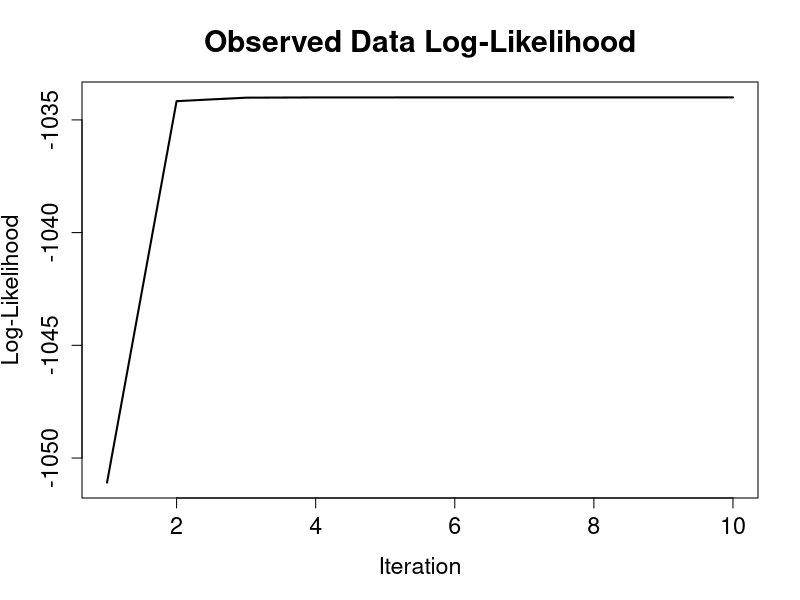
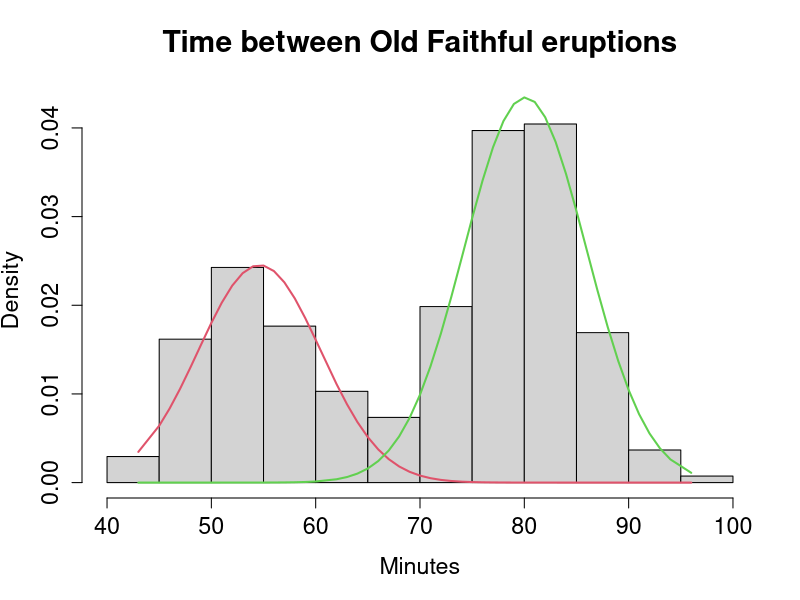
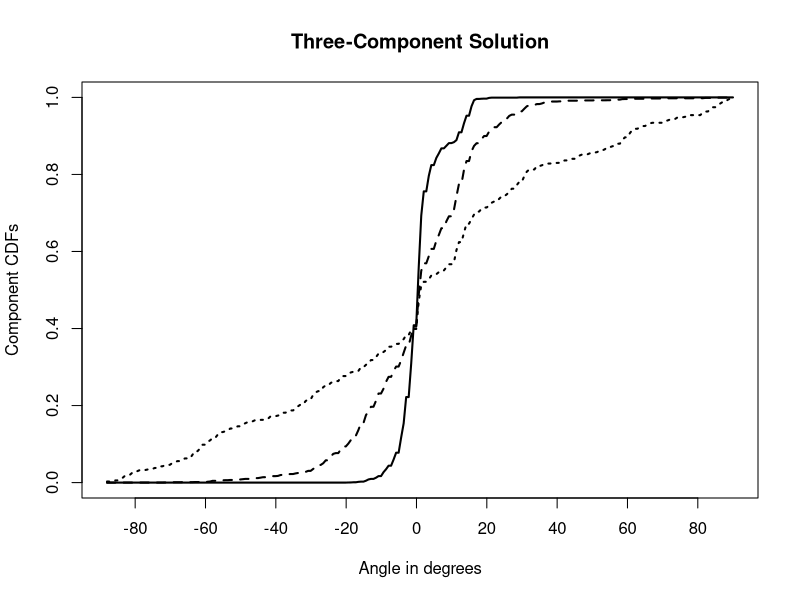
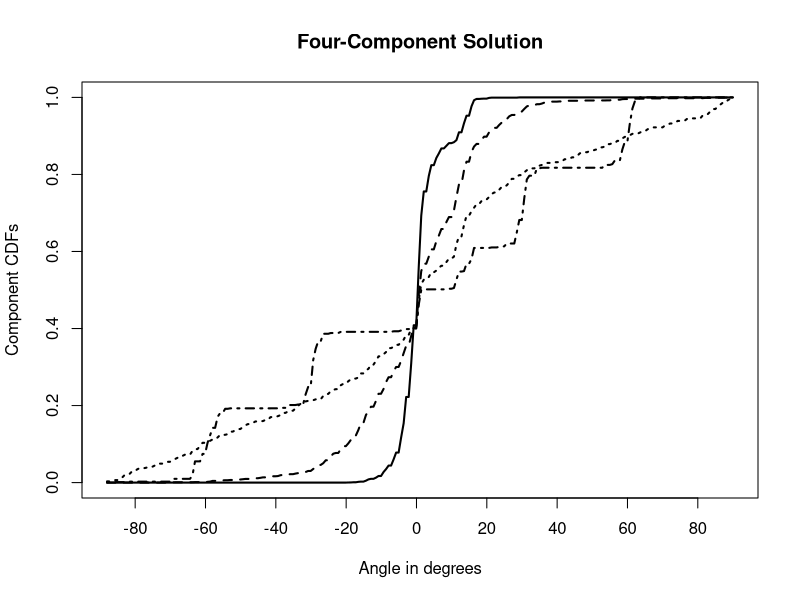
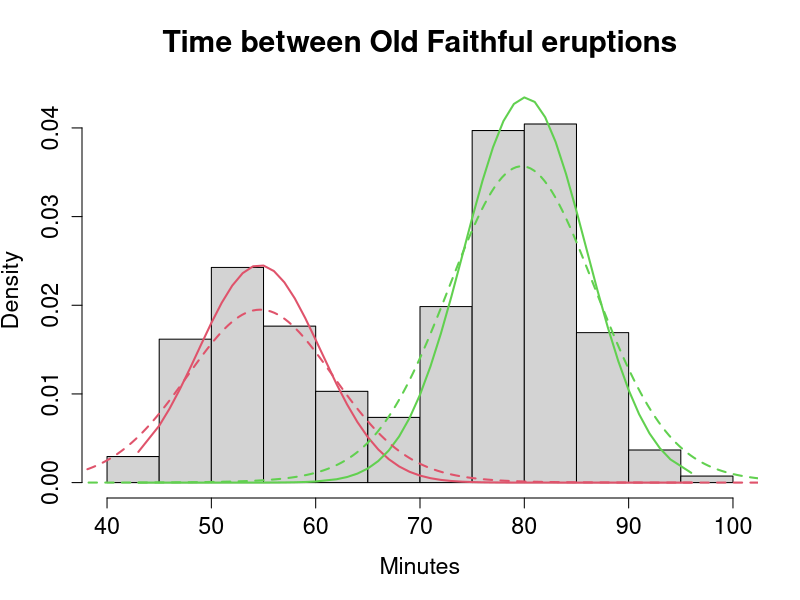
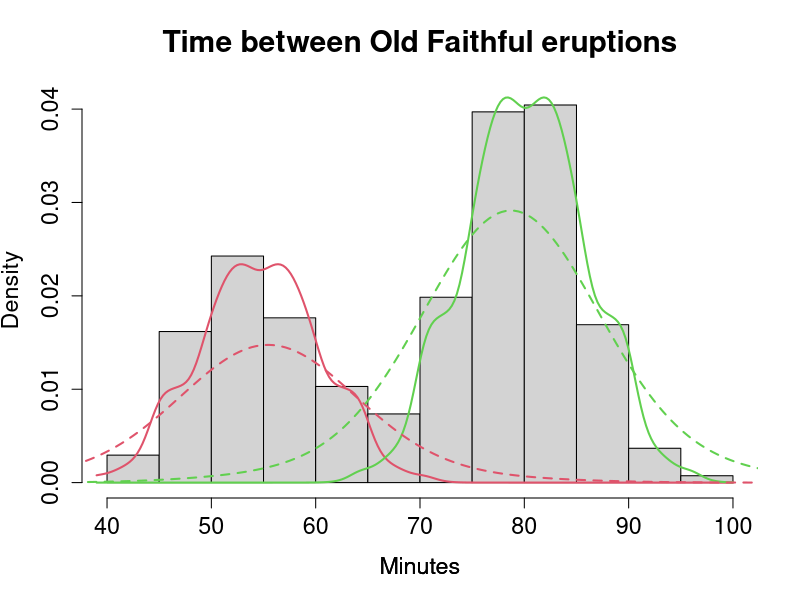
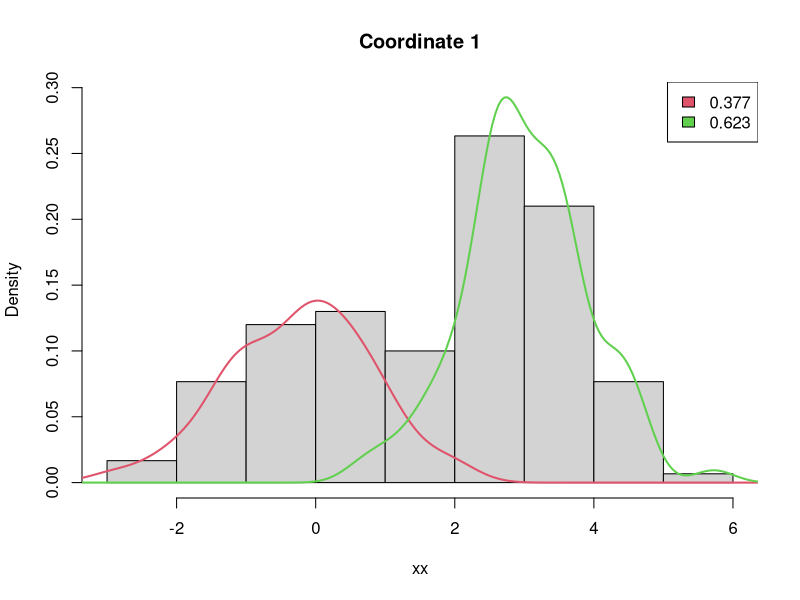
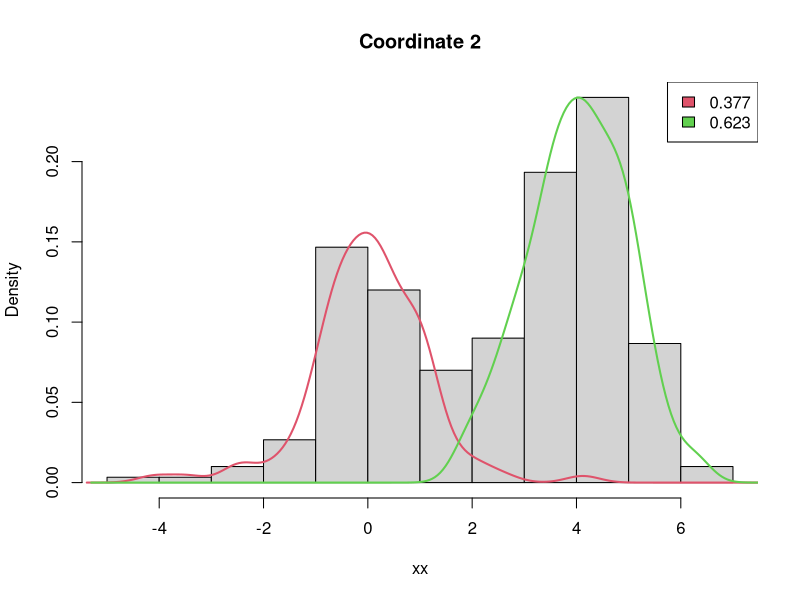

Write R code to recreate these figures, in order.
library("mixtools")

###### Section 2:  EM Algorithms for Finite Mixtures

attach(faithful)
wait1 <- normalmixEM(waiting, lambda = .5, mu = c(55, 80), sigma = 5)

plot(wait1, density = TRUE, cex.axis = 1.4, cex.lab = 1.4, cex.main = 1.8,
     main2 = "Time between Old Faithful eruptions", xlab2 = "Minutes")

wait1[c("lambda", "mu", "sigma")]

summary(wait1)

###### Section 3:  Cutpoint Methods

data("Waterdata")
cutpts <- 10.5 *(-6:6)
watermult <- makemultdata (Waterdata, cuts = cutpts)

set.seed(15)
theta4 <- matrix(runif(56), ncol=14)
theta3 <- theta4[1:3,]
mult3 <- multmixEM (watermult, lambda=rep (1, 3) / 3, theta = theta3)

cdf3 <- compCDF(Waterdata, mult3$posterior, lwd=2, lab=c(7, 5, 7),
  xlab="Angle in degrees",  ylab="Component CDFs",
  main="Three-Component Solution")
mult4 <- multmixEM (watermult, lambda=rep (1, 4) / 4, theta = theta4)

cdf4 <- compCDF(Waterdata, mult4$posterior, lwd=2, lab=c(7, 5, 7),
  xlab="Angle in degrees", ylab="Component CDFs", 
  main="Four-Component Solution")

summary(mult4)

###### Section 4:  Nonparametric and Semiparametric Methods

plot(wait1, which = 2, cex.axis = 1.4, cex.lab = 1.4, cex.main = 1.8,
  main2 = "Time between Old Faithful eruptions", xlab2 = "Minutes")
wait2 <- spEMsymloc(waiting, mu0 = c(55, 80))
plot(wait2, lty = 2, newplot = FALSE, addlegend = FALSE)

bw.nrd0(waiting)

wait2a <- spEMsymloc(waiting, mu0 = c(55, 80), bw = 1)
wait2b <- spEMsymloc(waiting, mu0 = c(55, 80), bw = 6)
plot(wait2a, lty = 1, addlegend = FALSE, cex.axis = 1.4,
  cex.lab = 1.4, cex.main = 1.8, xlab = "Minutes",
  title = "Time between Old Faithful eruptions")
plot(wait2b, lty = 2, newplot = FALSE, addlegend = FALSE)

m = 2; r = 3; n = 300; S = 100
lambda <- c(0.4, 0.6)
mu <- matrix(c(0, 0, 0, 3, 4, 5), m, r, byrow = TRUE)
sigma <- matrix(rep(1, 6), m, r, byrow = TRUE)

centers <- matrix(c(0, 0, 0, 4, 4, 4), 2, 3, byrow = TRUE)
ISE <- matrix(0, m, r, dimnames = list(Components = 1:m, Blocks = 1:r))
nblabsw <- 0

for (mc in 1:S) {
  x <- rmvnormmix(n, lambda, mu, sigma)
  a <- npEM(x, centers, verb = FALSE, samebw = FALSE)
  if (a$lambda[1] > a$lambda[2]) nblabsw <- nblabsw + 1
  for (j in 1:m) {
    for (k in 1:r) {
      ISE[j, k] <- ISE[j, k] + ise.npEM(a, j, k, dnorm,
         lower = mu[j, k] - 5, upper = mu[j, k] + 5, plots = FALSE,
         mean = mu[j, k], sd = sigma[j, k])$value
    }
  }
}
MISE <- ISE/S
print(sqMISE <- sqrt(MISE))

summary(a)

plot(a)

m <- 2; r <- 5
lambda <- c(0.4, 0.6)
df <- c(2, 10); ncp <- c(0, 8)
sh1 <- c(1, 1) ; sh2 <- c(1, 5)

n <- 300; z <- sample(m, n, rep = TRUE, prob = lambda)
r1 <- 3; z2 <- rep(z, r1)
x1 <- matrix(rt(n * r1, df[z2], ncp[z2]), n, r1)
r2 <- 2; z2 <- rep(z, r2)
x2 <- matrix(rbeta(n * r2, sh1[z2], sh2[z2]), n, r2)
x <- cbind(x1, x2)

id <- c(rep(1, r1), rep(2, r2))
centers <- matrix(c(0, 0, 0, 1/2, 1/2, 4, 4, 4, 1/2, 1/2), m, r, 
  byrow = TRUE)
b <- npEM(x, centers, id, eps = 1e-8, verb = FALSE, samebw = FALSE)

plot(b, breaks = 15)

par(mfrow = c(2, 2))
for (j in 1:2){
  ise.npEM(b, j, 1, truepdf = dt, lower = ncp[j] - 10,
    upper = ncp[j] + 10, df = df[j], ncp = ncp[j])
  ise.npEM(b, j, 2, truepdf = dbeta, lower = -0.5,
    upper = 1.5,  shape1 = sh1[j], shape2 = sh2[j])
}

###### Section 5:  Mixtures of Regressions

data("CO2data")
attach(CO2data)
CO2reg <- regmixEM(CO2, GNP, lambda = c(1, 3) / 4,
  beta = matrix(c(8, -1, 1, 1), 2, 2), sigma = c(2, 1))

summary(CO2reg)

plot(CO2reg, density = TRUE, alpha = 0.01)

CO2igle <- regmixEM.loc(CO2, GNP, beta = CO2reg$beta, sigma = CO2reg$sigma,
  lambda = matrix(.5, 28, 2), kern.l = "Beta", kernl.h = 20, kernl.g = 3)

summary(CO2igle)

plot(GNP, CO2igle$post[,1], xlab = "GNP", 
  ylab = "Final posterior probabilities")
lines(sort(GNP), CO2igle$lambda[order(GNP), 1], col=2)
abline(h = CO2igle$lambda[1], lty = 2)

set.seed(123)
CO2boot <- boot.se(CO2reg, B = 100)

rbind(range(CO2boot$beta[1,]), range(CO2boot$beta[2,]))

CO2boot[c("lambda.se", "beta.se", "sigma.se")]

###### Section 6:  Additional Capabilities of Mixtools

set.seed(10)
multmixmodel.sel(watermult, comps = 1:4, epsilon = 0.001)
